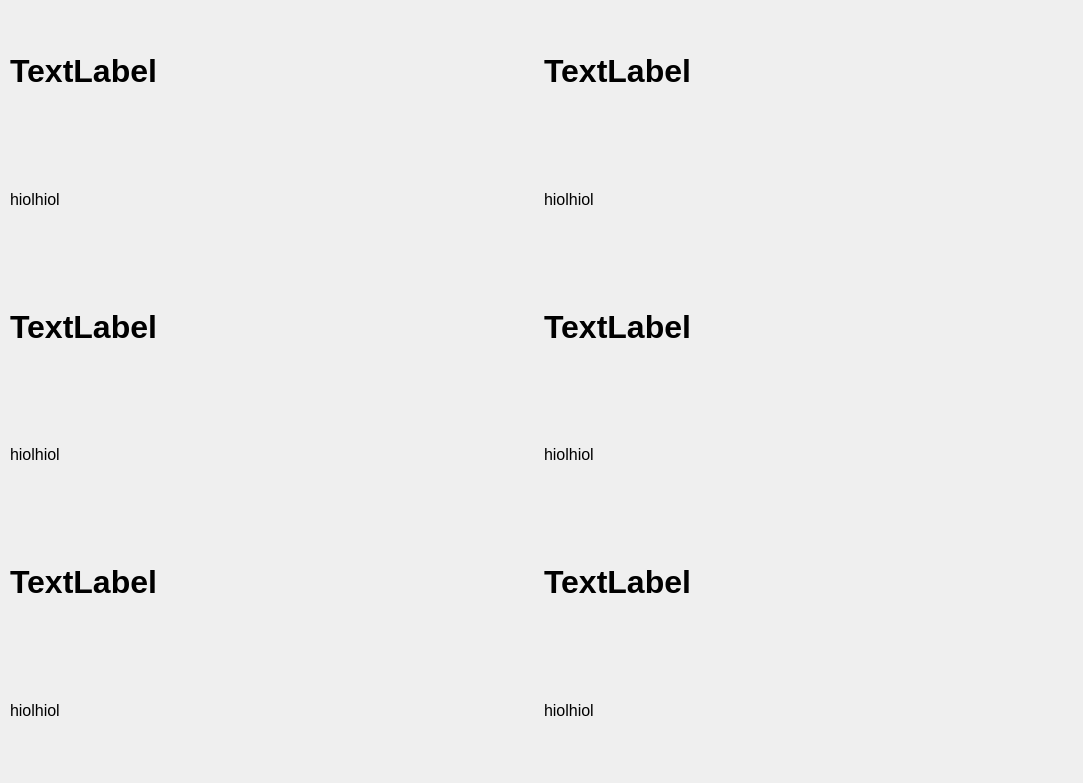
<?xml version="1.0" encoding="UTF-8"?>
<ui version="4.0">
 <class>MainWindow</class>
 <widget class="QMainWindow" name="MainWindow">
  <property name="geometry">
   <rect>
    <x>0</x>
    <y>0</y>
    <width>1083</width>
    <height>783</height>
   </rect>
  </property>
  <property name="cursor">
   <cursorShape>UpArrowCursor</cursorShape>
  </property>
  <property name="windowTitle">
   <string>MainWindow</string>
  </property>
  <widget class="QWidget" name="centralwidget">
   <widget class="QWidget" name="">
    <property name="geometry">
     <rect>
      <x>10</x>
      <y>10</y>
      <width>1061</width>
      <height>761</height>
     </rect>
    </property>
    <layout class="QGridLayout" name="gridLayout">
     <item row="0" column="0">
      <layout class="QVBoxLayout" name="verticalLayout">
       <item>
        <widget class="QLabel" name="label">
         <property name="font">
          <font>
           <pointsize>24</pointsize>
           <weight>75</weight>
           <bold>true</bold>
          </font>
         </property>
         <property name="text">
          <string>TextLabel</string>
         </property>
        </widget>
       </item>
       <item>
        <widget class="QLabel" name="label_2">
         <property name="font">
          <font>
           <pointsize>12</pointsize>
          </font>
         </property>
         <property name="layoutDirection">
          <enum>Qt::LeftToRight</enum>
         </property>
         <property name="text">
          <string>hiolhiol</string>
         </property>
        </widget>
       </item>
      </layout>
     </item>
     <item row="0" column="1">
      <layout class="QVBoxLayout" name="verticalLayout_4">
       <item>
        <widget class="QLabel" name="label_7">
         <property name="font">
          <font>
           <pointsize>24</pointsize>
           <weight>75</weight>
           <bold>true</bold>
          </font>
         </property>
         <property name="text">
          <string>TextLabel</string>
         </property>
        </widget>
       </item>
       <item>
        <widget class="QLabel" name="label_8">
         <property name="font">
          <font>
           <pointsize>12</pointsize>
          </font>
         </property>
         <property name="layoutDirection">
          <enum>Qt::LeftToRight</enum>
         </property>
         <property name="text">
          <string>hiolhiol</string>
         </property>
        </widget>
       </item>
      </layout>
     </item>
     <item row="1" column="0">
      <layout class="QVBoxLayout" name="verticalLayout_2">
       <item>
        <widget class="QLabel" name="label_3">
         <property name="font">
          <font>
           <pointsize>24</pointsize>
           <weight>75</weight>
           <bold>true</bold>
          </font>
         </property>
         <property name="text">
          <string>TextLabel</string>
         </property>
        </widget>
       </item>
       <item>
        <widget class="QLabel" name="label_4">
         <property name="font">
          <font>
           <pointsize>12</pointsize>
          </font>
         </property>
         <property name="layoutDirection">
          <enum>Qt::LeftToRight</enum>
         </property>
         <property name="text">
          <string>hiolhiol</string>
         </property>
        </widget>
       </item>
      </layout>
     </item>
     <item row="1" column="1">
      <layout class="QVBoxLayout" name="verticalLayout_5">
       <item>
        <widget class="QLabel" name="label_9">
         <property name="font">
          <font>
           <pointsize>24</pointsize>
           <weight>75</weight>
           <bold>true</bold>
          </font>
         </property>
         <property name="text">
          <string>TextLabel</string>
         </property>
        </widget>
       </item>
       <item>
        <widget class="QLabel" name="label_10">
         <property name="font">
          <font>
           <pointsize>12</pointsize>
          </font>
         </property>
         <property name="layoutDirection">
          <enum>Qt::LeftToRight</enum>
         </property>
         <property name="text">
          <string>hiolhiol</string>
         </property>
        </widget>
       </item>
      </layout>
     </item>
     <item row="2" column="0">
      <layout class="QVBoxLayout" name="verticalLayout_3">
       <item>
        <widget class="QLabel" name="label_5">
         <property name="font">
          <font>
           <pointsize>24</pointsize>
           <weight>75</weight>
           <bold>true</bold>
          </font>
         </property>
         <property name="text">
          <string>TextLabel</string>
         </property>
        </widget>
       </item>
       <item>
        <widget class="QLabel" name="label_6">
         <property name="font">
          <font>
           <pointsize>12</pointsize>
          </font>
         </property>
         <property name="layoutDirection">
          <enum>Qt::LeftToRight</enum>
         </property>
         <property name="text">
          <string>hiolhiol</string>
         </property>
        </widget>
       </item>
      </layout>
     </item>
     <item row="2" column="1">
      <layout class="QVBoxLayout" name="verticalLayout_6">
       <item>
        <widget class="QLabel" name="label_11">
         <property name="font">
          <font>
           <pointsize>24</pointsize>
           <weight>75</weight>
           <bold>true</bold>
          </font>
         </property>
         <property name="text">
          <string>TextLabel</string>
         </property>
        </widget>
       </item>
       <item>
        <widget class="QLabel" name="label_12">
         <property name="font">
          <font>
           <pointsize>12</pointsize>
          </font>
         </property>
         <property name="layoutDirection">
          <enum>Qt::LeftToRight</enum>
         </property>
         <property name="text">
          <string>hiolhiol</string>
         </property>
        </widget>
       </item>
      </layout>
     </item>
    </layout>
   </widget>
  </widget>
 </widget>
 <resources/>
 <connections/>
</ui>
